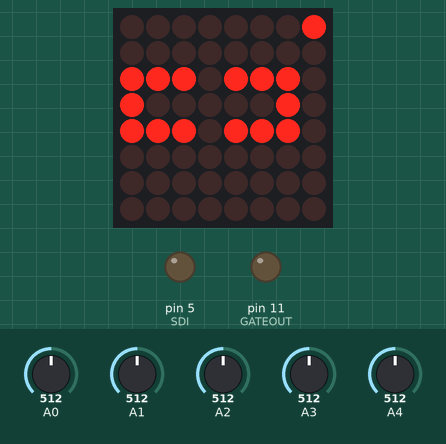
Simulated run of this sketch. Board: Arduino Uno, built with avr-gcc and run on an emulated ATmega328P. Shown: 8×8 LED matrix, output pins drawn as LEDs (lit = HIGH). Wiring (inferred from the names in the program): MAX7219 LED driver (orientation assumed): data pin 8; clock pin 4; CS pin 3. Inputs (shaded band) come from the test bench; at power-on: A0 = 512, A1 = 512, A2 = 512, A3 = 512, A4 = 512. Pins used as bus, display or sensor lines are not drawn.

Above: at 0.1 s.

The sketch:

gol.ino
```cpp
//#include <AH_MCP4922.h>
#include "AH_MCP4921.h"
#include "pitches.h"
#include "patterns.h"
#include "matrix.h"

#define LENGTHIN 1
#define BUTTONSIN 2
#define SCALEIN 3
#define SYNCIN 5
#define CVOUT 10
#define GATEOUT 11

//DAC
#define SDI 5
#define SCK 6
#define CS 7

#define REPEATVAL 0

byte tune = 0;

//scales
struct Scale {
	char name[20];
	byte notes[12];
	byte length;
};

struct Scale scaleArray[] = {
	{"Mixolydian", {NUMBER_C7, NUMBER_D7, NUMBER_E7, NUMBER_F7, NUMBER_G7, NUMBER_A7, NUMBER_AS7, NUMBER_C8}, 8},
	{"MajorSus4", {NUMBER_C7, NUMBER_F7, NUMBER_C7, NUMBER_F7, NUMBER_G7, NUMBER_C7, NUMBER_F7, NUMBER_C8}, 8},
	{"MajorSus7", {NUMBER_C7, NUMBER_F7, NUMBER_G7, NUMBER_AS7, NUMBER_C7, NUMBER_F7, NUMBER_G7, NUMBER_C8}, 8},
	{"Major7", {NUMBER_C7, NUMBER_D7, NUMBER_G7, NUMBER_AS7, NUMBER_C7, NUMBER_D7, NUMBER_G7, NUMBER_C8}, 8},
	{"Minor", {NUMBER_C7, NUMBER_D7, NUMBER_DS7, NUMBER_F7, NUMBER_G7, NUMBER_GS7, NUMBER_B7, NUMBER_C8}, 8},
	{"Major", {NUMBER_C7, NUMBER_D7, NUMBER_E7, NUMBER_F7, NUMBER_G7, NUMBER_A7, NUMBER_B7, NUMBER_C8}, 8},
};

AH_MCP4921 AnalogOutput1(SDI,SCK,CS);

//boolean play/stop
byte play = 1;
byte buttonPressed = 0;

//bolean mode
byte gol = 0;

int e = 0;           // just a variable

//sync
byte clockSignal = 0;

//mode
byte borderMode = 1;

//repeat mode
byte counter = 0;

//cursorlocation
int gateX = 0;
int gateY = 0;
//selection
int scaleSelect = 0;
int repeatLength = 8;
int patternSelect = 6;

// define max7219 registers
byte max7219_reg_noop        = 0x00;
byte max7219_reg_digit0      = 0x01;
byte max7219_reg_digit1      = 0x02;
byte max7219_reg_digit2      = 0x03;
byte max7219_reg_digit3      = 0x04;
byte max7219_reg_digit4      = 0x05;
byte max7219_reg_digit5      = 0x06;
byte max7219_reg_digit6      = 0x07;
byte max7219_reg_digit7      = 0x08;
byte max7219_reg_decodeMode  = 0x09;
byte max7219_reg_intensity   = 0x0a;
byte max7219_reg_scanLimit   = 0x0b;
byte max7219_reg_shutdown    = 0x0c;
byte max7219_reg_displayTest = 0x0f;

byte matrBuffer1[8][8];

byte matrBuffer2[8][8];

byte values[] = {0, 0, 0, 0, 0, 0, 0, 0};

// int powTwo(byte n){
// 	if(n==0){
// 		return 1;
// 	}

// 	int two = 2;
// 	for (int i = 1; i < n; ++i){
// 		two *= 2;
// 	}

// 	return two;
// 	}

// void convert(){

// 	for (int i = 0; i < 8; ++i){
// 		for (int j = 0; j < 8; ++j){
// 			matrBuffer2[j][i] = matrBuffer1[j][i];
// 		}
// 	}

// 	matrBuffer2[gateX][gateY] = 1;

// 	for (int i = 0; i < 8; ++i){
// 		values[i] = 0;
// 		for (int j = 0; j < 8; ++j){
// 			values[i] += matrBuffer2[j][i]*powTwo(j);
// 		}
// 	}
// }

// void putByte(byte data) {
// 	byte i = 8;
// 	byte mask;
// 	while(i > 0) {
// 		mask = 0x01 << (i - 1);      // get bitmask
// 		digitalWrite(CLOCK, LOW);   // tick
// 		if (data & mask){            // choose bit
// 			digitalWrite(DATAIN, HIGH);// send 1
// 		}else{
// 			digitalWrite(DATAIN, LOW); // send 0
// 		}
// 		digitalWrite(CLOCK, HIGH);   // tock
// 		--i;                         // move to lesser bit
// 	}
// }

// void maxSingle( byte reg, byte col) {
// //maxSingle is the "easy"  function to use for a single max7219

// 	digitalWrite(LOAD, LOW);       // begin
// 	putByte(reg);                  // specify register
// 	putByte(col);//((data & 0x01) * 256) + data >> 1); // put data
// 	digitalWrite(LOAD, LOW);       // and load da stuff
// 	digitalWrite(LOAD,HIGH);
// 	}

void initArray(){
	for (int i = 0; i < 8; ++i){
		values[i] = 0;
		for (int j = 0; j < 8; ++j){
			matrBuffer1[j][i] = patterns[patternSelect][j][i];
		}
	}
}

void doStepGOL(){

	for (int i = 0; i < 8; ++i){
		for (int j = 0; j < 8; ++j){
			matrBuffer2[i][j] = 0;
		}
	}

	for(int i=0; i<8; i++){
		for(int j=0; j<8; j++){
			int k=0;

			for(int l=i-1; l<i+2; l++){
				for(int m=j-1; m<j+2; m++){

					int x=l;
					int y=m;

					if(borderMode){
						if(x<0){
							x=7;
						}
						if(x>7){
							x=0;
						}
						if(y<0){
							y=7;
						}
						if(y>7){
							y=0;
						}
					}

					if(matrBuffer1[x][y] && (x!=i || y!=j) && (x>=0 && x<8 && y>=0 && y<8)){
						k++;
					}
				}
			}

			if(matrBuffer1[i][j]==0 && k==3){
				matrBuffer2[i][j] = 1;
			}

			if(matrBuffer1[i][j] == 1){
				if(k==1){
					matrBuffer2[i][j] = 0;
				}
				else if(k==2 || k==3){
					matrBuffer2[i][j] = 1;
				}
				else{
					matrBuffer2[i][j] = 0;
				}
			}
		}
	}

	for (int i = 0; i < 8; ++i){
		for (int j = 0; j < 8; ++j){
			matrBuffer1[i][j] = matrBuffer2[i][j];
		}
	}
}

// void doStepRat(){

// 		byte mem = 0;
// 		for (int i = 0; i < 8; ++i){
// 			mem = matrBuffer1[i][0];
// 			for (int j = 0; j <7; ++j){
// 				matrBuffer1[i][j] = matrBuffer1[i][j+1];
// 			}
// 			matrBuffer1[i][7] = mem;
// 		}

// 		ratI++;

// 		if(ratI > 7){
// 			ratI = 0;
// 		}
// 		}

void move(){
	byte mem = 0;
	for (int i = 0; i < 8; ++i){
		mem = matrBuffer1[i][0];
		for (int j = 0; j <7; ++j){
			matrBuffer1[i][j] = matrBuffer1[i][j+1];
		}
		matrBuffer1[i][7] = mem;
	}

	convert(matrBuffer1, matrBuffer2, values, gateX, gateY);
}

void intrpt(){
	int valueIn = (values[gateY]+1)%8;
	int note = (scaleArray[scaleSelect].notes[valueIn-1] - 72)*100;
	doStepGOL();
	AnalogOutput1.setValue(note);
	if((values[gateY]) < 150){
		digitalWrite(GATEOUT, HIGH);
	}
	else{
		digitalWrite(GATEOUT, LOW);
	}
	convert(matrBuffer1, matrBuffer2, values, gateX, gateY);

	counter++;
	if(counter>=powTwo(repeatLength)){
		counter = 0;
		initArray();
		convert(matrBuffer1, matrBuffer2, values, gateX, gateY);
	}
}

void setup () {
	patternSelect = analogRead(3)*8 / 1024;

	initArray();

	convert(matrBuffer1, matrBuffer2, values, gateX, gateY);

	pinMode(DATAIN, OUTPUT);
	pinMode(CLOCK,  OUTPUT);
	pinMode(LOAD,   OUTPUT);

	pinMode(SDI, OUTPUT);
	pinMode(CS, OUTPUT);
	pinMode(SCK, OUTPUT);

	pinMode(GATEOUT, OUTPUT);

	pinMode(A0, INPUT);
	digitalWrite(A0, HIGH);

	//initiation of the max 7219
	maxSingle(max7219_reg_scanLimit, 0x07);
	maxSingle(max7219_reg_decodeMode, 0x00);  // using an led matrix (not digits)
	maxSingle(max7219_reg_shutdown, 0x01);    // not in shutdown mode
	maxSingle(max7219_reg_displayTest, 0x00); // no display test
	for (e=1; e<=8; e++) {    // empty registers, turn all LEDs off
		maxSingle(e,0);
	}
	maxSingle(max7219_reg_intensity, 0x01 & 0x0f);
}

void loop () {

	maxSingle(1,values[0]);
	maxSingle(2,values[1]);
	maxSingle(3,values[2]);
	maxSingle(4,values[3]);
	maxSingle(5,values[4]);
	maxSingle(6,values[5]);
	maxSingle(7,values[6]);
	maxSingle(8,values[7]);

	int buttonValue = analogRead(0);

	//start stop
	if(buttonValue > 35 && buttonValue < 55 && !buttonPressed){
		if(play < 0){
			play = 0;
			attachInterrupt(0, intrpt, RISING);
		}
		else if(play == 0){
			play = 1;
			detachInterrupt(0);
		}


		buttonPressed = 1;
		initArray();
	}

	if(buttonValue > 500 && buttonPressed){
		buttonPressed = 0;
	}

	gateX = 0;
	gateY = 0;
	scaleSelect = 0;
	repeatLength = 0;

	for(int i=0; i<10; i++){
		gateX += analogRead(1);
		gateY += analogRead(2);
		scaleSelect += analogRead(4);
		repeatLength += analogRead(3);
	}

	gateX /= 10;
	gateY /= 10;
	scaleSelect /= 10;
	repeatLength /= 10;

	gateX /= 140;
	gateY /= 140;
	scaleSelect /= 150;
	repeatLength /= 140;

	if(play == 0){

		//change Pattern
		if(buttonValue > 65 && buttonValue < 80 && !buttonPressed){

			patternSelect++;
			if(patternSelect > 7) patternSelect = 0;

			buttonPressed = 1;
		}

		//draw
		if(buttonValue > 10 && buttonValue < 25 && !buttonPressed){

			patterns[patternSelect][gateX][gateY] = !patterns[patternSelect][gateX][gateY];

			buttonPressed = 1;
		}

		if(buttonValue > 500 && buttonPressed){
			buttonPressed = 0;
		}

		initArray();
		convert(matrBuffer1, matrBuffer2, values, gateX, gateY);
	}
}
```

AH_MCP4921.cpp
```cpp
/*************************************************************************
**  Device: MCP4921                                                 	**
**  File:   AH_MCP4921.h - Library for get out analog voltage          	**
**								    	**
**  Created by A. Hinkel 2011-12-28  					**
**  download from "http://www.alhin.de/arduino"  			**
**					                               	**
**  Based on code from:							**
**  http://www.sinneb.net/2010/06/mcp4921-12bit-dac-voltage-controller/ **
**									**
**  Released into the public domain.  		                    	**
**                                                                  	**
**                                                                  	**
**************************************************************************/

#if defined(ARDUINO) && ARDUINO >= 100
#include "Arduino.h"
#else
#include "WProgram.h"
#endif

#include "AH_MCP4921.h"


AH_MCP4921::AH_MCP4921(int SDI, int SCK,int CS)
{
 _DATAOUT = SDI;
 _SPICLOCK = SCK;
 _SLAVESELECT = CS;

 pinMode(_DATAOUT,OUTPUT);
 pinMode(_SPICLOCK,OUTPUT);
 pinMode(_SLAVESELECT,OUTPUT);

// setValue(STARTVALUE);    //Set output voltage

}

//************************************************************************
void AH_MCP4921::setValue(int Value) {
  sendIntValueSPI(Value);
}
//************************************************************************
void AH_MCP4921::sendSPIClock() {
  digitalWrite(_SPICLOCK, HIGH);
  digitalWrite(_SPICLOCK, LOW);
  delay(1);
}

//************************************************************************
void AH_MCP4921::sendSPIHeader() {
  					// bit 15
					// 0 write to DAC *
					// 1 ignore command
  digitalWrite(_DATAOUT,LOW);
  sendSPIClock();
					// bit 14 Vref input buffer control
					// 0 unbuffered *
					// 1 buffered
  digitalWrite(_DATAOUT,LOW);
  sendSPIClock();
					// bit 13 Output Gain selection
					// 0 2x
					// 1 1x *
  digitalWrite(_DATAOUT,HIGH);
  sendSPIClock();
					// bit 12 Output shutdown control bit
					// 0 Shutdown the device
					// 1 Active mode operation *
  digitalWrite(_DATAOUT,HIGH);
  sendSPIClock();
}

//************************************************************************
void AH_MCP4921::sendIntValueSPI(int value) {
 // initiate data transfer with 4921
 digitalWrite(_SLAVESELECT,LOW);

 // send 4 bit header
 sendSPIHeader();

  // send data
  for(int i=11;i>=0;i--){
    digitalWrite(_DATAOUT,((value&(1<<i)))>>i);
    sendSPIClock();
  }

  // finish data transfer
  digitalWrite(_SLAVESELECT,HIGH);
}


 
```

AH_MCP4921.h
```cpp
/*************************************************************************
**  Device: MCP4921                                                 	**
**  File:   AH_MCP4921.h - Library for get out analog voltage          	**
**								    	**
**  Created by A. Hinkel 2011-12-28                                 	**
**  download from "http://www.alhin.de/arduino"  			**
**									**
**  Based on Code from:							**
**  http://www.sinneb.net/2010/06/mcp4921-12bit-dac-voltage-controller/ **
**									**
**  Released into the public domain.  		                    	**
**                                                                  	**
**                                                                  	**
**************************************************************************/


#ifndef AH_MCP4921_h
#define AH_MCP4921_h

#include "Arduino.h"


class AH_MCP4921
{
  public:
    AH_MCP4921(int SDI, int SCK,int CS);
    void setValue(int Value);

  private:
    int _DATAOUT;
    int _SPICLOCK;
    int _SLAVESELECT;

    void sendSPIHeader();
    void sendIntValueSPI(int value);
    void sendSPIClock();
};

#endif
```

AH_MCP4922.cpp
```cpp
/*************************************************************************
**  Device: MCP4922                                                 	**
**  File:   AH_MCP4922.h - Library for get out analog voltage          	**
**								    	**
**  Created by A. Hinkel 2011-12-28  					**
**  download from "http://www.alhin.de/arduino"  			**
**					                               	**
**  Based on code from:							**
**  http://www.sinneb.net/2010/06/mcp4922-12bit-dac-voltage-controller/ **
**									**
**  Released into the public domain.  		                    	**
**                                                                  	**
**                                                                  	**
**************************************************************************/

#include "Arduino.h"

#include "AH_MCP4922.h"


AH_MCP4922::AH_MCP4922(int SDI, int SCK, int CS, boolean DAC, boolean GAIN)
{
 _DATAOUT = SDI;
 _SPICLOCK = SCK;
 _SLAVESELECT = CS;
 _DAC = DAC;
 _GAIN = GAIN;

 pinMode(_DATAOUT,OUTPUT);
 pinMode(_SPICLOCK,OUTPUT);
 pinMode(_SLAVESELECT,OUTPUT);

}

//************************************************************************
void AH_MCP4922::setValue(int Value) {
  sendIntValueSPI(Value);
}
//************************************************************************
void AH_MCP4922::sendSPIClock() {
  digitalWrite(_SPICLOCK, HIGH);
  //delay(1);
  digitalWrite(_SPICLOCK, LOW);
  delay(1);
}

//************************************************************************
void AH_MCP4922::sendSPIHeader() {
  					// bit 15
					// 0 write to DAC_A
					// 1 write to DAC_B
  digitalWrite(_DATAOUT,_DAC);
  sendSPIClock();
					// bit 14 Vref input buffer control
					// 0 unbuffered
					// 1 buffered
  digitalWrite(_DATAOUT,LOW);
  sendSPIClock();
					// bit 13 Output Gain selection
					// 0 2x
					// 1 1x
  digitalWrite(_DATAOUT,_GAIN);
  sendSPIClock();
					// bit 12 Output shutdown control bit
					// 0 Shutdown the device
					// 1 Active mode operation *
  digitalWrite(_DATAOUT,HIGH);
  sendSPIClock();
}

//************************************************************************
void AH_MCP4922::sendIntValueSPI(int value) {
 // initiate data transfer with 4922
 digitalWrite(_SLAVESELECT,LOW);

 // send 4 bit header
 sendSPIHeader();

  // send data
  for(int i=7;i>=0;i--){
    digitalWrite(_DATAOUT,((value&(1<<i)))>>i);
    sendSPIClock();
  }

  // finish data transfer
  digitalWrite(_SLAVESELECT,HIGH);
}


 
```

AH_MCP4922.h
```cpp
/*************************************************************************
**  Device: MCP4922                                                 	**
**  File:   AH_MCP4922.h - Library for get out analog voltage          	**
**								    	**
**  Created by A. Hinkel 2011-12-28                                 	**
**  download from "http://www.alhin.de/arduino"  			**
**									**
**  Based on Code from:							**
**  http://www.sinneb.net/2010/06/mcp4921-12bit-dac-voltage-controller/ **
**									**
**  Released into the public domain.  		                    	**
**                                                                  	**
**                                                                  	**
*************************************************************************/


#ifndef AH_MCP4922_h
#define AH_MCP4922_h

#include "Arduino.h"


class AH_MCP4922
{
  public:
    AH_MCP4922(int SDI, int SCK,int CS, boolean DAC, boolean GAIN);
    void setValue(int Value);

  private:
    int _DATAOUT;
    int _SPICLOCK;
    int _SLAVESELECT;
    boolean _DAC;
    boolean _GAIN;

    void sendSPIHeader();
    void sendIntValueSPI(int value);
    void sendSPIClock();
};

#endif

/********************************
*				*
* DAC=LOW  => DAC_A select	*
* DAC=HIGH => DAC_B select	*
*				*
* GAIN=LOW  => 2x gain select	*
* GAIN=HIGH => 1x gain select	*
*				*
********************************/
```

matrix.cpp
```cpp
#if defined(ARDUINO) && ARDUINO >= 100
#include "Arduino.h"
#else
#include "WProgram.h"
#endif

#include "matrix.h"

int powTwo(byte n){

	if(n==0){
    return 1;
  }

  int two = 2;
  for (int i = 1; i < n; ++i){
    two *= 2;
  }

  return two;
}

void convert(byte mBuff1[][8], byte mBuff2[][8], byte values[], int gateX, int gateY){
  for (int i = 0; i < 8; ++i){
    for (int j = 0; j < 8; ++j){
      mBuff2[j][i] = mBuff1[j][i];
    }
  }

  mBuff2[gateX][gateY] = 1;

  for (int i = 0; i < 8; ++i){
    values[i] = 0;
    for (int j = 0; j < 8; ++j){
      values[i] += mBuff2[j][i]*powTwo(j);
    }
  }
}

void putByte(byte data){
  byte i = 8;
  byte mask;
  while(i > 0) {
    mask = 0x01 << (i - 1);      // get bitmask
    digitalWrite(CLOCK, LOW);   // tick
    if (data & mask){            // choose bit
      digitalWrite(DATAIN, HIGH);// send 1
    }else{
      digitalWrite(DATAIN, LOW); // send 0
    }
    digitalWrite(CLOCK, HIGH);   // tock
    --i;                         // move to lesser bit
  }
}

void maxSingle( byte reg, byte col){
  digitalWrite(LOAD, LOW);       // begin
  putByte(reg);                  // specify register
  putByte(col);//((data & 0x01) * 256) + data >> 1); // put data
  digitalWrite(LOAD, LOW);       // and load da stuff
  digitalWrite(LOAD,HIGH);
}
```

matrix.h
```cpp
#include "Arduino.h"

//MATRIX
#define DATAIN 8
#define LOAD 3
#define CLOCK 4
#define MAXINUSE 1

int powTwo(byte n);
void convert(byte mBuff1[][8], byte mBuff2[][8], byte values[], int gateX, int gateY);
void putByte(byte data);
void maxSingle( byte reg, byte col);
```

Source omitted: patterns.h (data table, 1655 bytes), pitches.h (7968 bytes)
